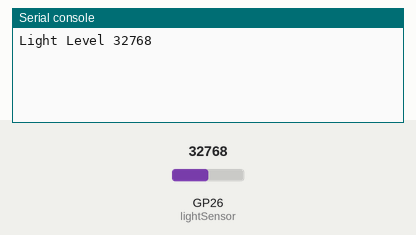
This program was run on a simulated Raspberry Pi Pico running MicroPython. Parts: the last lines printed to the serial console. The test bench sets the inputs (shaded band); at power-on: GP26 (lightSensor) = 32768 (analog values on the 0–65535 scale).

Above: at 1.2 s.
1.3 s: GP26 (lightSensor) set to 10928
At 10.8 s:
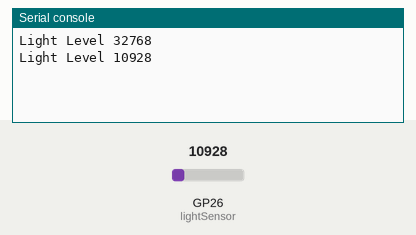
11.3 s: GP26 (lightSensor) set to 9120
At 20.8 s:
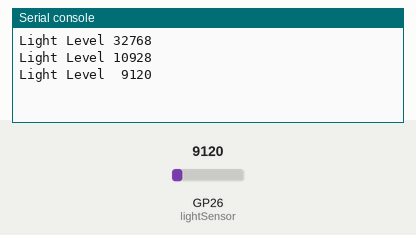
21.5 s: GP26 (lightSensor) set to 1120
At 30.9 s:
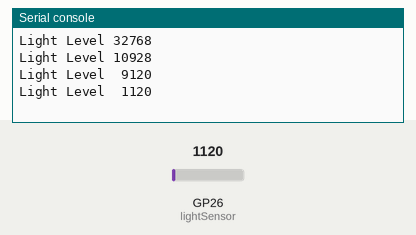
31.5 s: GP26 (lightSensor) set to 912
At 40.9 s:
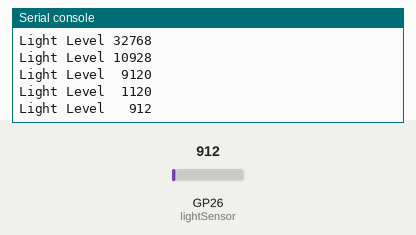

Measured:
- the behaviour switches between 10000 and 9984 on GP26 (lightSensor) (found by bisection; images 1 and 2)
- the behaviour switches between 1008 and 992 on GP26 (lightSensor) (found by bisection; images 3 and 4)
- after the input at 1.3 s, the serial console: prints a new line after 8.7 s (image 1)
- after the input at 11.3 s, the serial console: prints a new line after 8.7 s (image 2)
- after the input at 21.5 s, the serial console: prints a new line after 8.5 s (image 3)
- after the input at 31.5 s, the serial console: prints a new line after 8.5 s (image 4)

The program:

PhotoTransistor.py
```python
import machine
from time import sleep

lightSensor = machine.ADC(26) # Setup the analogue (A0) on GP26 with a human-readable name

try:
    while True:
      # First read the light value on the analog input
      lightValue = lightSensor.read_u16()
      print(f"Light Level {lightValue:>5}")
      sleep(10)

except (KeyboardInterrupt):
    pass
```
